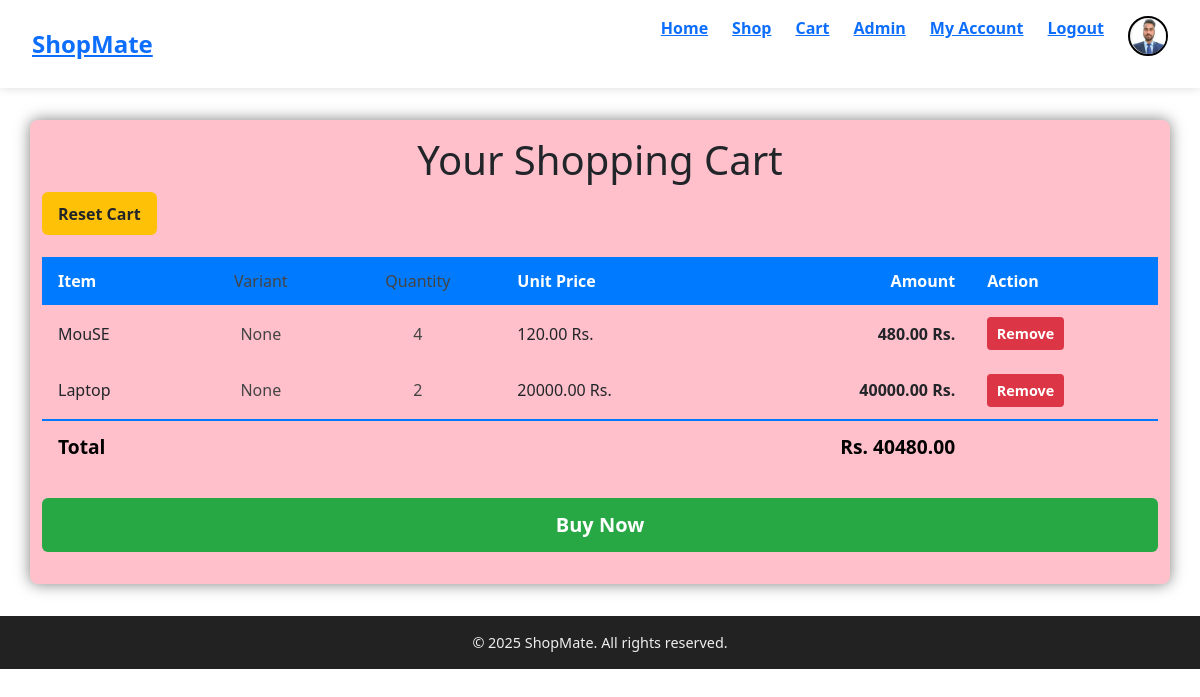
Page /cart (signed in) on the earlier database version.
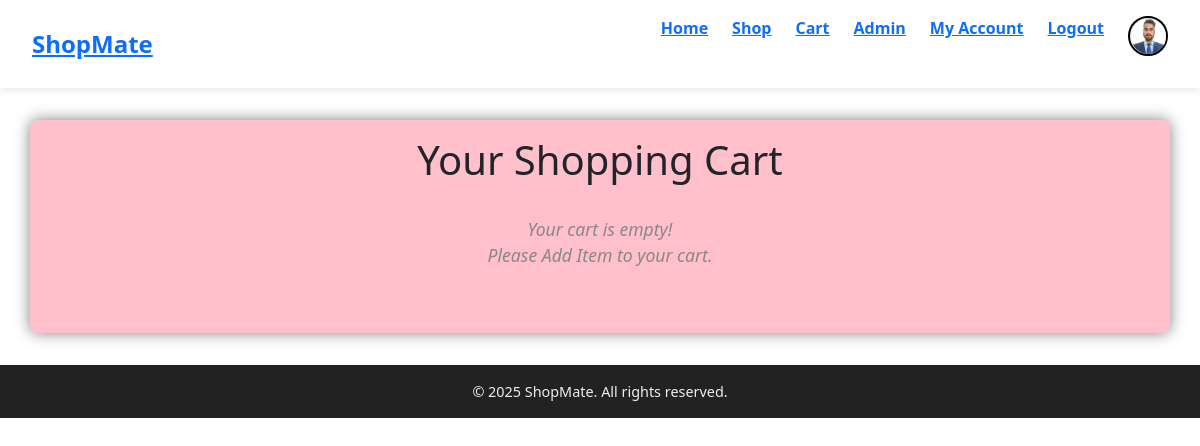
Same page on the later database version.
### ecommstore/models.py (models this page shows, shortened)
class CartItem(models.Model):
    user = models.ForeignKey(User, on_delete=models.CASCADE)
    product = models.ForeignKey(Product, on_delete=models.CASCADE)
    variant = models.ForeignKey(ProductVariant, on_delete=models.SET_NULL, null=True, blank=True)
    quantity = models.PositiveIntegerField(default=1)
    price = models.PositiveIntegerField(default=1)
    amount = models.PositiveIntegerField(default=1)
    added_at = models.DateTimeField(auto_now_add=True)
    updated_at = models.DateTimeField(auto_now=True)
    related_order = models.CharField(max_length=12)
    class Meta:
        unique_together = ('user', 'product', 'variant')  # Prevent duplicate items in cart
    def __str__(self):
        return f"{self.quantity}x {self.product.name} for {self.user.username}"

class Product(models.Model):
    product_code = models.CharField(max_length=12,primary_key=True)
    name = models.CharField(max_length=200)
    description = models.TextField()
    image = models.ImageField(upload_to = 'static', blank=True, null=True)
    price = models.DecimalField(max_digits=12,decimal_places=2)
    stock = models.IntegerField()
    specification = models.JSONField(null=True)
    termsnconditions = models.JSONField(null=True)
    created_date = models.DateTimeField(auto_now_add=True)
    desc1 = models.TextField(null=True)
    image1 = models.ImageField(upload_to = 'static', blank=True, null=True)
    image2 = models.ImageField(upload_to = 'static', blank=True, null=True)
    image3 = models.ImageField(upload_to = 'static', blank=True, null=True)
    def __str__(self):
        return self.name

### ecommstore/views.py (the view)
# urls.py: path('cart',views.cart,name="cart"),
@login_required
def cart(request):
    cart_items = {}
    userprofile = UserProfile.objects.filter(user=request.user)
    profilepicture = ''
    if len(userprofile) > 0:
        profilepicture = userprofile[0].profile_picture
    i=0
    final_cart_items = CartItem.objects.filter(user=request.user)
    cartlength = len(final_cart_items)
    total_amount = 0
    for i in range(0,cartlength):
        cart_items[i] = final_cart_items[i]
        total_amount = final_cart_items[i].amount+total_amount
    print(cart_items)
    return render(request,'ecommstore/templates/cartdetail.html',{'cart_items':cart_items.items(),'profilepicture':profilepicture,'total_amount':total_amount})

### ecommstore/templates/ecommstore/templates/cartdetail.html (shortened to what this page needs)
{% extends 'base.html' %}
{% block body %}
    <div class="container">
        <h1>Your Shopping Cart</h1>
        {% if cart_items %}
        <div class="clearfix">
            <form method="POST" action="{% url 'resetCart' %}" style="display:inline-block;">
                <button type="submit" class="reset-cart-btn">Reset Cart</button>
            </form>
        </div>
        <table>
            <thead>
                <tr>
                    <th>Item</th>
                    <th class="variant">Variant</th>
                    <th class="quantity">Quantity</th>
                    <th class="price">Unit Price</th>
                    <th class="amount">Amount</th>
                    <th>Action</th>
                </tr>
            </thead>
            <tbody>
                {% for key, value in cart_items %}
                <tr>
                    <td>{{ value.product }}</td>
                    <td class="variant" contenteditable="true">{{ value.variant }}</td>
                    <td class="quantity" contenteditable="true">{{ value.quantity }}</td>
                    <td class="price">{{ value.price|floatformat:2 }} Rs.</td>
                    <td class="amount">{{ value.amount|floatformat:2 }} Rs.</td>
                    <td>
                        <form method="POST" action="{% url 'delToCartAct' value.id %}">
                            <button type="submit" class="remove-btn">Remove</button>
                        </form>
                    </td>
                </tr>
                {% endfor %}
                <tr class="total-row">
                    <td colspan="4">Total</td>
                    <td class="amount">Rs. {{ total_amount|floatformat:2 }}</td>
                    <td></td>
                </tr>
            </tbody>
        </table>
        <form method="POST" action="{% url 'order' %}">
            <button type="submit" class="buy-now-btn">Buy Now</button>
        </form>
        {% else %}
        <p class="empty-cart">Your cart is empty!<br>Please Add Item to your cart.
        </p>
        {% endif %}
    </div>
{% endblock %}

Differences in the rows shown:
removed CartItem: product "MouSE", variant "None", quantity "4", price "120.00", amount "480.00"
removed CartItem: product "Laptop", variant "None", quantity "2", price "20000.00", amount "40000.00"
Other differences:
{{ total_amount|floatformat:2 }}: "40480.00" → (not shown)
text no longer shown: "Reset Cart Item Variant Quantity Unit Price Amount Action Total Rs. Buy Now"
text now shown: "Your cart is empty! Please Add Item to your cart."
